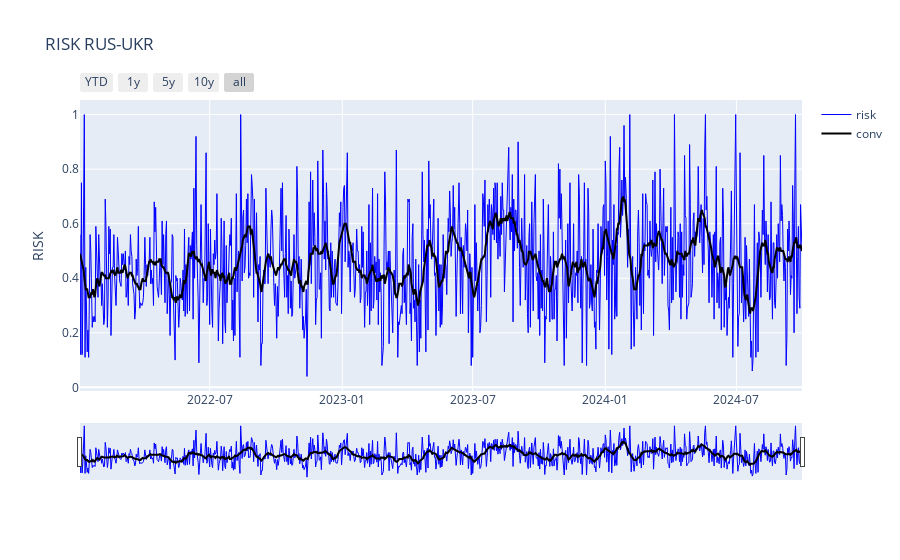

The notebook cell this image was saved under:
### Code cell
fig = go.Figure()

fig.add_trace(
    go.Scatter(
        x=df.date,
        y=np.round(df.risk, 2),
        name="risk",
        line=dict(color="#0000ff", width=1),
    )
)

fig.add_trace(
    go.Scatter(
        x=df.date,
        y=np.round(df.conv, 2),
        name="conv",
        line=dict(color="#000000", width=2),
    )
)

# Set title
fig.update_layout(
    height=600,
    title=f"RISK {actor1_code}-{actor2_code}",
    yaxis_title="RISK",
    xaxis=dict(tickformat="%Y-%m")
)

# Add range slider
fig.update_layout(
    xaxis=dict(
        rangeselector=dict(
            buttons=list([
                dict(count=1,
                     label="YTD",
                     step="year",
                     stepmode="todate"),
                dict(count=1,
                     label="1y",
                     step="year",
                     stepmode="backward"),
                dict(count=5,
                     label="5y",
                     step="year",
                     stepmode="backward"),
                dict(count=10,
                     label="10y",
                     step="year",
                     stepmode="backward"),
                dict(step="all")
            ]),
            
        ),
        rangeslider=dict(
            visible=True,
        ),
        type="date"
    )
)

fig.write_html("daily.html")
fig.show()

### Figure 1 — Plotly figure (JSON) as saved in the notebook; plotly's stock layout.template omitted (floating-point values rounded to 4 significant figures; data arrays with more than 128 entries replaced by an {"elided": "..."} marker saying what was removed)
{"data": [{"line": {"color": "#0000ff", "width": 1}, "name": "risk", "type": "scatter", "x": {"elided": "996 str values"}, "y": {"elided": "996 float values"}}, {"line": {"color": "#000000", "width": 2}, "name": "conv", "type": "scatter", "x": {"elided": "996 str values"}, "y": {"elided": "996 float values"}}], "layout": {"autosize": true, "title": {"text": "RISK RUS-UKR"}, "xaxis": {"autorange": true, "range": ["2022-01-02", "2024-09-30"], "rangeselector": {"buttons": [{"count": 1, "label": "YTD", "step": "year", "stepmode": "todate"}, {"count": 1, "label": "1y", "step": "year", "stepmode": "backward"}, {"count": 5, "label": "5y", "step": "year", "stepmode": "backward"}, {"count": 10, "label": "10y", "step": "year", "stepmode": "backward"}, {"step": "all"}]}, "rangeslider": {"autorange": true, "range": ["2022-01-02", "2024-09-30"], "visible": true, "yaxis": {"_template": null, "rangemode": "match"}}, "tickformat": "%Y-%m", "type": "date"}, "yaxis": {"autorange": true, "range": [-0.01333, 1.053], "title": {"text": "RISK"}, "type": "linear"}}}
